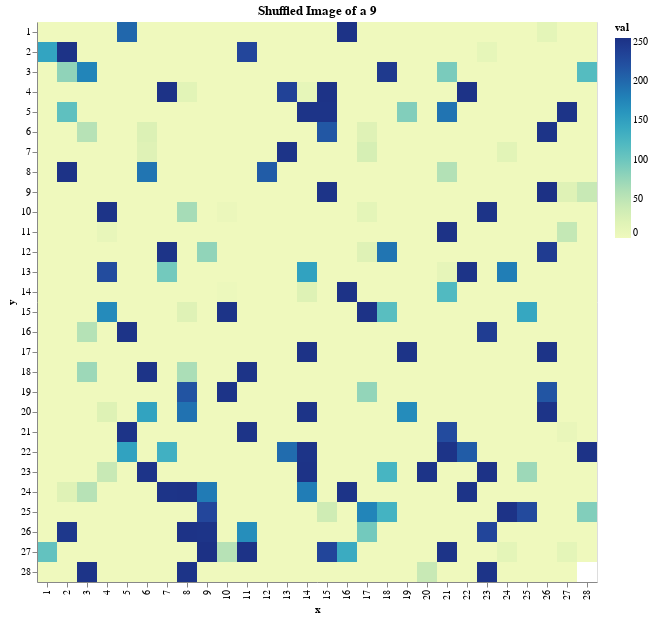

Notebook source saved alongside this figure:
### Code cell
im = draw_image(4, shuffle=True)
im

### Figure 1 — Vega-Lite specification as saved in the notebook (floating-point values rounded to 4 significant figures; data arrays with more than 128 entries replaced by an {"elided": "..."} marker saying what was removed)
{"config": {"view": {"continuousWidth": 400, "continuousHeight": 300}}, "data": {"name": "data-e58d5cd03cb4fc1b859576e5aa441312"}, "mark": "rect", "encoding": {"color": {"type": "quantitative", "field": "val"}, "fill": {"type": "quantitative", "field": "val"}, "tooltip": [{"type": "quantitative", "field": "x"}, {"type": "quantitative", "field": "y"}, {"type": "quantitative", "field": "val"}], "x": {"type": "ordinal", "field": "x"}, "y": {"type": "ordinal", "field": "y"}}, "title": "Shuffled Image of a 9", "$schema": "https://vega.github.io/schema/vega-lite/v4.8.1.json", "datasets": {"data-e58d5cd03cb4fc1b859576e5aa441312": {"elided": "784 records"}}}
